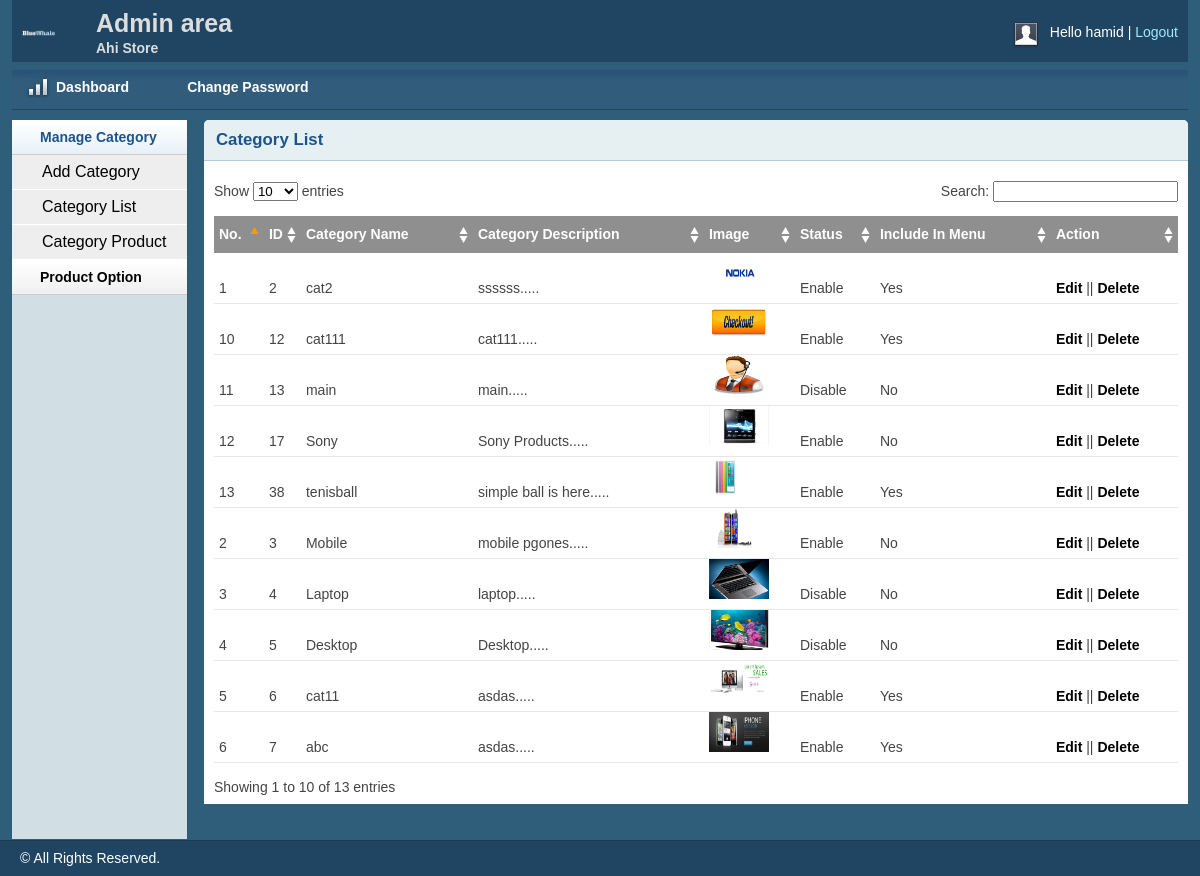
The app's page /admin/catlist.php (signed in) with its own data.
### tables this page shows
CREATE TABLE `tbl_category` (
  `ID` int(11) NOT NULL,
  `catName` text NOT NULL,
  `Description` varchar(255) NOT NULL,
  `image` text NOT NULL,
  `status` int(2) NOT NULL,
  `inc_menu` text NOT NULL,
  `parentid` int(11) NOT NULL
);

### classes/session.php (called while the page is built, shortened)
<?php
class Session
{
    public static function get($key)
    {
        if (isset($_SESSION[$key])) {
            return $_SESSION[$key];
        } else {
            return false;
        }
    }
}

### classes/Database.php (called while the page is built, shortened)
<?php
class Database
{
    public $host   = DB_HOST;
    public $user   = DB_USER;
    public $pass   = DB_PASS;
    public $dbname = DB_NAME;
    public $link;
    private function connectionDB()
    {
        $this->link = new mysqli(
            $this->host,
            $this->user,
            $this->pass,
            $this->dbname
        );
    }
    public function select($query)
    {
        $result = $this->link->query($query) or
        die($this->link->error . __LINE__);
        if ($result->num_rows > 0) {
            return $result;
        } else {
            return false;
        }
    }
}

### classes/Category.php (called while the page is built, shortened)
<?php
$filepath = realpath(dirname(__FILE__));
include_once($filepath.'/../classes/Database.php');
include_once($filepath.'/../classes/Format.php');
 ?>
<?php
class Category
{
    private $db;
    public function __construct()
    {
        $this->db = new Database();
    }
    public function getAllCat()
    {
        $query = "SELECT * FROM tbl_category ORDER BY ID";
        $result = $this->db->select($query);
        return $result;
    }
}

### classes/Format.php (called while the page is built, shortened)
<?php
class Format
{
    public function textShorten($text, $limit = 400)
    {
        $text = $text . " ";
        $text = substr($text, 0, $limit);
        $text = substr($text, 0, strrpos($text, ' '));
        $text = $text . ".....";
        return $text;
    }
}

### admin/catlist.php (the view, shortened to what this page needs)
<?php include 'inc/header.php';?>
<?php include 'inc/sidebar.php';?>
<?php include '../classes/Category.php'; ?>
<?php
    $cat = new Category();
    $fm = new Format();
 ?>
        <div class="grid_10">
            <div class="box round first grid">
                <h2>Category List</h2>
                <div class="block">
                    <table class="data display datatable" id="example">
					<thead>
						<tr>
							<th>No.</th>
                            <th>ID</th>
							<th>Category Name</th>
                            <th>Category Description</th>
                            <th>Image</th>
							<th>Status</th>
                            <th>Include In Menu</th>
                            <th>Action</th>
						</tr>
					</thead>
					<tbody>
						<?php
                        $getCat = $cat->getAllCat();
                        if ($getCat) {
                            $i=0;
                            while ($result = $getCat->fetch_assoc()) {
                                $i++; ?>
						<tr class="odd gradeX">
							<td><?php echo $i; ?></td>
							<td><?php echo $result['ID']; ?></td>
                            <td><?php echo $result['catName']; ?></td>
                            <td><?php echo $fm->textShorten($result['Description'],20); ?></td>
                            <td><img src="<?php echo $result['image']; ?>" height="40px" width="60px"></td>
                            <td><?php if($result['status']==1) { echo "Enable";} else{echo "Disable";}; ?></td>
                            <td><?php echo $result['inc_menu']; ?></td>
							<td><a href="catedit.php?catid=<?php echo $result['ID']; ?>">Edit</a> || <a onclick="return confirm('Are you sure to delete this?')" href="?delcat=<?php echo $result['ID']; ?>">Delete</a></td>
						</tr>
						<?php
                            }
                        } ?>
					</tbody>
				</table>
               </div>
            </div>
        </div>
<?php include 'inc/footer.php';?>

### admin/inc/header.php (shortened to what this page needs)
<?php
include '../classes/session.php';
 ?>
<!DOCTYPE html>
<html>
<head>
    <link rel="stylesheet" type="text/css" href="css/reset.css" media="screen" />
    <link rel="stylesheet" type="text/css" href="css/text.css" media="screen" />
    <link rel="stylesheet" type="text/css" href="css/grid.css" media="screen" />
    <link rel="stylesheet" type="text/css" href="css/layout.css" media="screen" />
    <link rel="stylesheet" type="text/css" href="css/nav.css" media="screen" />
    <link href="css/table/demo_page.css" rel="stylesheet" type="text/css" />
</head>
<body>
    <div class="container_12">
        <div class="grid_12 header-repeat">
            <div id="branding">
                <div class="floatleft logo">
                    <img src="img/logo.png" alt="Logo" />
                </div>
                <div class="floatleft middle">
                    <h1>Admin area</h1>
                    <p>Ahi Store</p>
                </div>
                <div class="floatright">
                    <div class="floatleft">
                        <img src="img/img-profile.jpg" alt="Profile Pic" /></div>
                    <div class="floatleft marginleft10">
                        <ul class="inline-ul floatleft">
                            <li>Hello <?php echo Session::get('adminName'); ?></li>
                            <li><a href="?action=logout">Logout</a></li>
                        </ul>
                    </div>
                </div>
            </div>
        </div>
        <div class="grid_12">
            <ul class="nav main">
                <li class="ic-dashboard"><a href="dashboard.php"><span>Dashboard</span></a> </li>
                <li class="ic-typography"><a href="changepassword.php"><span>Change Password</span></a></li>
            </ul>
        </div>

### admin/inc/sidebar.php (shortened to what this page needs)
<div class="grid_2">
    <div class="box sidemenu">
        <div class="block" id="section-menu">
            <ul class="section menu">
                <li><a class="menuitem">Manage Category</a>
                    <ul class="submenu">
                        <li><a href="catadd.php">Add Category</a> </li>
                        <li><a href="catlist.php">Category List</a> </li>
                        <li><a href="catproduct.php">Category Product</a> </li>
                    </ul>
                </li>
                <li><a class="menuitem">Product Option</a>
                </li>
            </ul>
        </div>
    </div>
</div>

### admin/inc/footer.php (shortened to what this page needs)
    </div>
    <div id="site_info">
        <p>
         &copy; All Rights Reserved.
        </p>
    </div>
</body>
</html>

### admin/css/text.css (style rules this page uses)
body { font: 13px/1.5 Tahoma, Helvetica, Arial, 'Liberation Sans', FreeSans, sans-serif; }
h1 { font-size: 25px; }
h2 { font-size: 23px; }
ul { list-style: square; }
li { margin-left: 30px; }
p, dl, hr, h1, h2, h3, h4, h5, h6, ol, ul, pre, table, address, fieldset { margin-bottom: 20px; }

### admin/css/grid.css (style rules this page uses)
.container_12, .container_16 { min-height: 620px; width: 100%; }
.grid_1, .grid_2, .grid_3, .grid_4, .grid_5, .grid_6, .grid_7, .grid_8, .grid_9, .grid_10, .grid_11, .grid_12, .grid_13, .grid_14, .grid_15, .grid_16 { display: inline; float: left; margin-left: 1%; margin-right: 1%; }
.container_12 .grid_12, .container_16 .grid_16 { width: 98%; }
.container_12 .grid_2 { width: 14.666%; }
.container_12 .grid_10 { width: 81.333%; }

### admin/css/layout.css (style rules this page uses)
body { background: #fff none repeat scroll 0 0; color: #444; font-size: 14px; padding: 0; }
.floatleft { float:left; }
.logo img { margin-top: -15px; width: 52px; }
.middle { margin-left: 22px; margin-top: -14px; }
.middle h1 { color:#ddd;margin:0 }
.middle p { color: #ddd; margin: 0; font-weight: bold; }
.floatright { float:right; }
.inline-ul li { display:inline; color:#fff; }
.marginleft10 { margin-left:10px; }
a { color: #000; font-weight:bold; text-decoration: none; }
.container_12, .container_16 { background:#2E5E79; }
h1, h2, h3, h4, h5, h6 { line-height:1.2em; margin-bottom:.3em; }
h2 { margin-top:1em; }
#branding { font-weight: normal; margin-bottom: 0; padding: 22px 10px 3px; text-align: left; }
.header-repeat { background:url(../img/header-repeat.jpg) repeat-x; }
#branding a { color:#A1EAFF; font-weight:normal; }
#branding a:before { content:" | "; color:#fff; }
#branding ul, #branding ul li { margin:0px; padding:0px; }
#branding li { padding:0px 0px 0px 0px !important; }
.box { background:#fff; margin-bottom:20px; padding:10px 10px 10px 10px; margin-left:-8px; }
.box.grid { padding-bottom:40px; }
.box.round { -moz-border-radius: 5px 5px 0px 0px; -webkit-border-radius: 5px 5px 0px 0px; border-radius: 5px 5px 0px 0px; }
.box h2 { font-size:1.2em; font-weight:bold; color:#1B548D; background:#E6F0F3; margin:-10px -10px 0 -10px; padding:10px 12px; border-bottom:1px solid #B3CBD6; -moz-border-radius: 5px 5px 0px 0px; -webkit-border-radius: 5px 5px 0px 0px; border-radius: 5px 5px 0px 0px; }
.box.first { min-height: 406px; }
.block { padding-top:20px; }
.box.sidemenu { background-color:#D1DEE4; border-right:1px solid #3A5665; padding:0px; margin:0px; cursor:pointer; }
.box.sidemenu .block { padding-top:0px; margin-top:0px; }
p { margin-bottom:1em; }
ul, ol { padding-top:0; }
ul.menu { list-style:none; border-top:1px solid #bbb; }
ul.menu li { margin:0; }
ul.menu li a { display:block; padding:4px 10px; border-bottom:1px solid #ccc; }
ul.menu ul { list-style:none; margin:0; }
ul.menu ul li a { padding-left:30px; }
ul.section { border-top:0; margin-bottom:0; }
ul.section li a { background:url(../img/sidemenu-repeat.jpg) repeat-x; line-height:26px; padding-left:28px; }
ul.section li li a { background:#ddd; border-bottom:1px solid #eee; }
ul.section ul li { text-transform:none; }
ul.section ul.current li a { background: #eee none repeat scroll 0 0; border-bottom: 1px solid #fff; font-size: 16px; font-weight: normal; }
ul.section li a.current { color:#1B548D; background:url(../img/sidemenu-repeat-hover.jpg) repeat-x; }
#site_info { color:#fff; background:#204562; border-top:1px solid #1d3b53; padding-left:20px; }
#site_info p { line-height:35px; margin-bottom:0px; }
.block { padding-bottom:1px; }
table.display { margin: 0 auto; clear: both; width: 100%; }
.sorting_asc { background: #8f8f8f url(../img/table/sort_asc.png) no-repeat center right; padding:8px 5px; text-align:left; color:#fff; }
.sorting { background:#8f8f8f url(../img/table/sort_both.png) no-repeat center right; padding:8px 5px; text-align:left; color:#fff; }
tr.odd { height: 30px; line-height: 30px; border-bottom:1px solid #e6e6e6; }
tr.even { height: 30px; line-height: 30px; border-bottom:1px solid #e6e6e6; }
tr.odd td, tr.even td { padding-left:5px; }

### records on screen
tbl_category: ID "2", catName "cat2", Description "ssssss.....", image (picture), status "Enable", inc_menu "Yes"
tbl_category: ID "3", catName "Mobile", Description "mobile pgones.....", image (picture), status "Enable", inc_menu "No"
tbl_category: ID "4", catName "Laptop", Description "laptop.....", image (picture), status "Disable", inc_menu "No"
tbl_category: ID "5", catName "Desktop", Description "Desktop.....", image (picture), status "Disable", inc_menu "No"
tbl_category: ID "6", catName "cat11", Description "asdas.....", image (picture), status "Enable", inc_menu "Yes"
tbl_category: ID "7", catName "abc", Description "asdas.....", image (picture), status "Enable", inc_menu "Yes"
tbl_category: ID "12", catName "cat111", Description "cat111.....", image (picture), status "Enable", inc_menu "Yes"
tbl_category: ID "13", catName "main", Description "main.....", image (picture), status "Disable", inc_menu "No"
tbl_category: ID "17", catName "Sony", Description "Sony Products.....", image (picture), status "Enable", inc_menu "No"
tbl_category: ID "38", catName "tenisball", Description "simple ball is here.....", image (picture), status "Enable", inc_menu "Yes"

### other values on screen
Session::get('adminName') "hamid"
